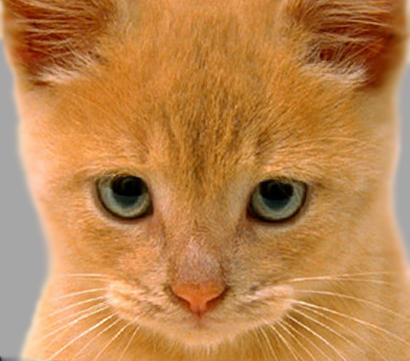
#> input picture cat.bmp, 410 x 361 px
$ python Project_2_Edge_Detection_Canny.py
#> lines starting #> are read from the running program, lines starting #| are printed output that depends on the picture; after the words box and inside, x2 and y2 are one past the last pixel; in counts of white or black regions, pixels touching at a corner belong together
#> in hybrid_image, cat_img is the input picture: shape (361, 410, 3); mean R, G, B 188.3, 132.5, 77.1
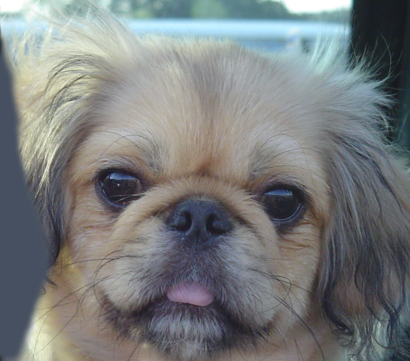
#> input picture dog.bmp, 410 x 361 px
#> in hybrid_image, dog_img is the input picture: shape (361, 410, 3); mean R, G, B 121.2, 124.5, 125
#| Cat image shape: (361, 410, 3)
#| Dog image shape: (361, 410, 3)
#| Cat image dtype: uint8
#| Dog image dtype: uint8
### Project_2_Hybrid_Img.py
import numpy as np
import matplotlib.image as mpimg
from PIL import Image
import matplotlib.pyplot as plt
import scipy
from scipy import ndimage
from scipy.ndimage import gaussian_filter
import cv2
import os

def create_hybrid_image(cat_img, dog_img, sigma_low=5, sigma_high=3, alpha=1.0):
    """
    Create a hybrid image using Gaussian filtering

    Parameters:
    - cat_img: Image to apply highpass filter (will show up close)
    - dog_img: Image to apply lowpass filter (will show up far away)
    - sigma_low: Standard deviation for lowpass Gaussian filter
    - sigma_high: Standard deviation for highpass Gaussian filter
    - alpha: Scaling factor for highpass component
    """
#> called with sigma_low = 8, sigma_high = 4, alpha = 1.5

    # Keep images in color - work with all channels
    cat_color = cat_img.copy()
    dog_color = dog_img.copy()

    # Ensure images are the same size
    if cat_color.shape[:2] != dog_color.shape[:2]:
        # Resize cat to match dog's dimensions
        cat_color = cv2.resize(cat_color, (dog_color.shape[1], dog_color.shape[0]))

    # Convert to float for processing
    cat_float = cat_color.astype(np.float32) / 255.0
    dog_float = dog_color.astype(np.float32) / 255.0

    # Process each color channel separately
    if len(cat_float.shape) == 3:  # Color image
        dog_lowpass = np.zeros_like(dog_float)
        cat_highpass = np.zeros_like(cat_float)

        for channel in range(3):  # RGB channels
            # LOWPASS FILTER (Dog image - appears at far viewing distance)
            dog_lowpass[:,:,channel] = gaussian_filter(dog_float[:,:,channel], sigma=sigma_low)

            # HIGHPASS FILTER (Cat image - appears at close viewing distance)
            cat_lowpass_channel = gaussian_filter(cat_float[:,:,channel], sigma=sigma_high)
            cat_highpass[:,:,channel] = cat_float[:,:,channel] - cat_lowpass_channel
#> this loop made 3 passes
#> pass 1, in create_hybrid_image, `cat_lowpass_channel = gaussian_filter(cat_float[:,:,channel], sigma=si..`:
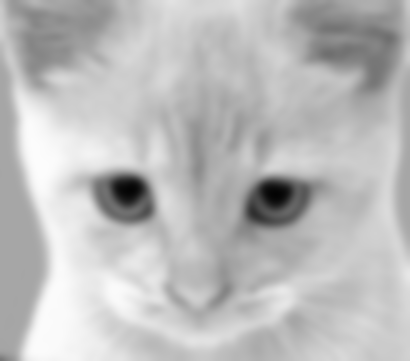
#> cat_lowpass_channel: shape (361, 410) float32; min 0.0144, max 0.991, mean 0.738
#> after the loop:
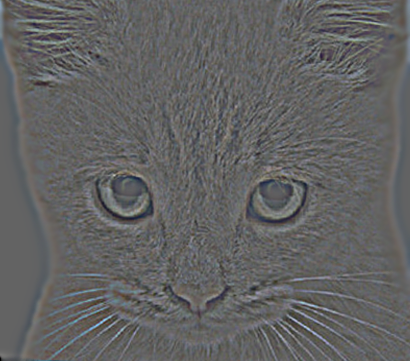
#> cat_highpass: shape (361, 410, 3) float32; mean R, G, B 1.01e-10, 2.31e-10, 5.66e-10; drawn with min black and max white
#> after the loop:
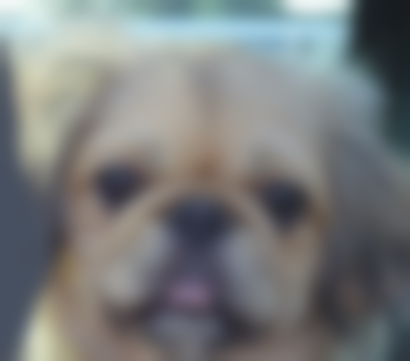
#> dog_lowpass: shape (361, 410, 3) float32; mean R, G, B 0.475, 0.488, 0.49
    else:  # Grayscale fallback
        dog_lowpass = gaussian_filter(dog_float, sigma=sigma_low)
        cat_lowpass = gaussian_filter(cat_float, sigma=sigma_high)
        cat_highpass = cat_float - cat_lowpass

    # Create hybrid image
    hybrid = dog_lowpass + alpha * cat_highpass

    # Clip values to valid range [0, 1]
    hybrid = np.clip(hybrid, 0, 1)

    return dog_lowpass, cat_highpass, hybrid

# Combined function to load images and create hybrid
def hybrid_image():
    try:
        # Import images from folder
        cat_img = mpimg.imread('cat.bmp')
        dog_img = mpimg.imread('dog.bmp')

        # Check if they loaded properly
        if cat_img is None or dog_img is None:
            raise ValueError("Images not loaded properly")

        # Display the original images to verify they loaded correctly
        fig, axes = plt.subplots(1, 2, figsize=(12, 6))

        # Display cat image in color
        axes[0].imshow(cat_img)
        axes[0].set_title('Original Cat Image')
        axes[0].axis('off')

        # Display dog image in color
        axes[1].imshow(dog_img)
        axes[1].set_title('Original Dog Image')
        axes[1].axis('off')

        plt.tight_layout()
        plt.show()

        # Print image information
        print(f"Cat image shape: {cat_img.shape}")
        print(f"Dog image shape: {dog_img.shape}")
        print(f"Cat image dtype: {cat_img.dtype}")
        print(f"Dog image dtype: {dog_img.dtype}")

        # Create hybrid image with different sigma values
        print("\nCreating hybrid image...")
        dog_low, cat_high, hybrid_result = create_hybrid_image(cat_img, dog_img,
                                                              sigma_low=8, sigma_high=4, alpha=1.5)

        # Display filtering results
        fig, axes = plt.subplots(2, 2, figsize=(12, 10))

        # Filtered components in color
        axes[0,0].imshow(dog_low)
        axes[0,0].set_title('Dog Lowpass Filter (σ=8)')
        axes[0,0].axis('off')

        # For highpass, normalize for better visibility
        cat_high_display = (cat_high + 0.5)  # Shift range for better display
        cat_high_display = np.clip(cat_high_display, 0, 1)
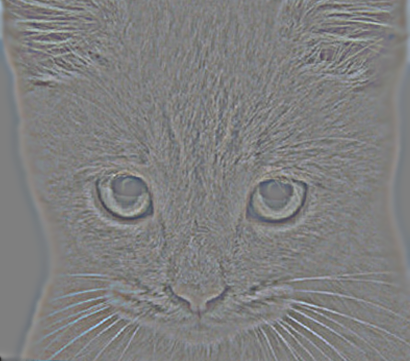
#> cat_high_display: shape (361, 410, 3) float32; mean R, G, B 0.5, 0.5, 0.5
        axes[0,1].imshow(cat_high_display)
        axes[0,1].set_title('Cat Highpass Filter (σ=4)')
        axes[0,1].axis('off')

        # Final hybrid image in color
        axes[1,0].imshow(hybrid_result)
        axes[1,0].set_title('Hybrid Image (View from far: Dog, View up close: Cat)')
        axes[1,0].axis('off')

        # Empty space for layout
        axes[1,1].axis('off')

        plt.tight_layout()
        plt.show()

        print("Hybrid image created successfully!")
        print(f"Dog lowpass shape: {dog_low.shape}")
#| Dog lowpass shape: (361, 410, 3)
        print(f"Cat highpass shape: {cat_high.shape}")
#| Cat highpass shape: (361, 410, 3)
        print(f"Hybrid image shape: {hybrid_result.shape}")
#| Hybrid image shape: (361, 410, 3)

        return cat_img, dog_img, hybrid_result

    except Exception as e:
        print(f"Error: {e}")
        return None, None, None
# Call the combined function
cat_image, dog_image, hybrid_image_result = hybrid_image()

# Show the hybrid image
if hybrid_image_result is not None:
    plt.figure(figsize=(8, 8))
    plt.imshow(hybrid_image_result)
    plt.title('Final Hybrid Image')
    plt.axis('off')
    plt.show()

### Project_2_Edge_Detection_Canny.py
# Canny Edge Detection Method
import cv2
import numpy as np
import matplotlib.pyplot as plt
from Project_2_Hybrid_Img import cat_image, dog_image, hybrid_image_result

def canny_edge_detection(img, image_name, low_threshold=50, high_threshold=150, sigma=1.0):
    """
    Apply Canny edge detection to an image

    Parameters:
    - img: Input image (color or grayscale)
    - image_name: Name for display purposes
    - low_threshold: Lower threshold for edge linking
    - high_threshold: Upper threshold for edge detection
    - sigma: Standard deviation for Gaussian blur

    Returns:
    - canny_edges: Canny edge detection result
    """
#> called with image_name = 'Cat', low_threshold = 50, high_threshold = 150, sigma = 1

    # Convert to grayscale for edge detection
    if len(img.shape) == 3:
        gray = cv2.cvtColor(img, cv2.COLOR_RGB2GRAY)
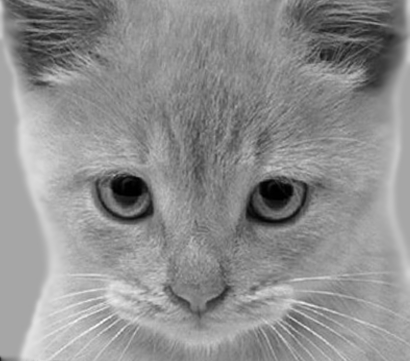
#> gray: shape (361, 410); min 0, max 252, mean 142.9
    else:
        gray = img.copy()

    # Convert to uint8 if it's not already (this fixes the hybrid image issue)
    if gray.dtype != np.uint8:
        # If it's float in range [0,1], scale to [0,255]
        if gray.max() <= 1.0:
            gray = (gray * 255).astype(np.uint8)
        else:
            # If it's float in range [0,255], just convert
            gray = gray.astype(np.uint8)

    # Apply Gaussian blur with specified sigma
    kernel_size = int(2 * np.ceil(2 * sigma) + 1)
    blurred = cv2.GaussianBlur(gray, (kernel_size, kernel_size), sigma)

    # Apply Canny edge detection
    canny_edges = cv2.Canny(blurred, low_threshold, high_threshold)
#> canny_edges: shape (361, 410); 4.4% white in thin lines or dots

    return canny_edges

# Apply Canny edge detection with different parameters
if cat_image is not None and dog_image is not None and hybrid_image_result is not None:

    # Apply Canny with different threshold values to show sensitivity
    # Standard parameters
    cat_canny_std = canny_edge_detection(cat_image, "Cat", 50, 150, 1.0)
    dog_canny_std = canny_edge_detection(dog_image, "Dog", 50, 150, 1.0)
#> in canny_edge_detection (call 2), `canny_edges = cv2.Canny(blurred, low_threshold, high_threshold)`: canny_edges: shape (361, 410); 2.8% white in thin lines or dots
    hybrid_canny_std = canny_edge_detection(hybrid_image_result, "Hybrid", 50, 150, 1.0)
#> in canny_edge_detection (call 3), `canny_edges = cv2.Canny(blurred, low_threshold, high_threshold)`: canny_edges: shape (361, 410); 8.6% white in thin lines or dots

    # Sensitive parameters (lower thresholds - more edges)
    cat_canny_sensitive = canny_edge_detection(cat_image, "Cat", 20, 80, 0.8)
#> in canny_edge_detection (call 4), `canny_edges = cv2.Canny(blurred, low_threshold, high_threshold)`: canny_edges: shape (361, 410); 18.6% white in thin lines or dots
    dog_canny_sensitive = canny_edge_detection(dog_image, "Dog", 20, 80, 0.8)
#> in canny_edge_detection (call 5), `canny_edges = cv2.Canny(blurred, low_threshold, high_threshold)`: canny_edges: shape (361, 410); 14.2% white in thin lines or dots
    hybrid_canny_sensitive = canny_edge_detection(hybrid_image_result, "Hybrid", 20, 80, 0.8)
#> in canny_edge_detection (call 6), `canny_edges = cv2.Canny(blurred, low_threshold, high_threshold)`: canny_edges: shape (361, 410); 25% white in thin lines or dots

    # Conservative parameters (higher thresholds - fewer edges)
    cat_canny_conservative = canny_edge_detection(cat_image, "Cat", 100, 200, 1.5)
#> in canny_edge_detection (call 7), `canny_edges = cv2.Canny(blurred, low_threshold, high_threshold)`: canny_edges: shape (361, 410); 0.51% white in thin lines or dots, all inside (x1, y1, x2, y2) = (38, 80, 310, 306)
    dog_canny_conservative = canny_edge_detection(dog_image, "Dog", 100, 200, 1.5)
#> in canny_edge_detection (call 8), `canny_edges = cv2.Canny(blurred, low_threshold, high_threshold)`: canny_edges: shape (361, 410); 0.35% white in thin lines or dots, all inside (x1, y1, x2, y2) = (25, 0, 353, 350)
    hybrid_canny_conservative = canny_edge_detection(hybrid_image_result, "Hybrid", 100, 200, 1.5)
#> in canny_edge_detection (call 9), `canny_edges = cv2.Canny(blurred, low_threshold, high_threshold)`:
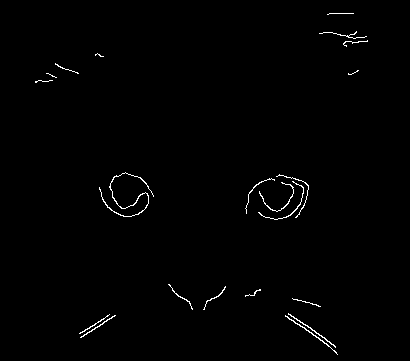
#> canny_edges: shape (361, 410); 0.8% white in thin lines or dots, all inside (x1, y1, x2, y2) = (35, 13, 368, 355)

    # Display results
    fig, axes = plt.subplots(3, 4, figsize=(16, 12))

    # Row 1: Cat image results
    axes[0,0].imshow(cat_image)
    axes[0,0].set_title('Original Cat')
    axes[0,0].axis('off')

    axes[0,1].imshow(cat_canny_sensitive, cmap='gray')
    axes[0,1].set_title('Cat Canny Sensitive\n(Low=20, High=80)')
    axes[0,1].axis('off')

    axes[0,2].imshow(cat_canny_std, cmap='gray')
    axes[0,2].set_title('Cat Canny Standard\n(Low=50, High=150)')
    axes[0,2].axis('off')

    axes[0,3].imshow(cat_canny_conservative, cmap='gray')
    axes[0,3].set_title('Cat Canny Conservative\n(Low=100, High=200)')
    axes[0,3].axis('off')

    # Row 2: Dog image results
    axes[1,0].imshow(dog_image)
    axes[1,0].set_title('Original Dog')
    axes[1,0].axis('off')

    axes[1,1].imshow(dog_canny_sensitive, cmap='gray')
    axes[1,1].set_title('Dog Canny Sensitive\n(Low=20, High=80)')
    axes[1,1].axis('off')

    axes[1,2].imshow(dog_canny_std, cmap='gray')
    axes[1,2].set_title('Dog Canny Standard\n(Low=50, High=150)')
    axes[1,2].axis('off')

    axes[1,3].imshow(dog_canny_conservative, cmap='gray')
    axes[1,3].set_title('Dog Canny Conservative\n(Low=100, High=200)')
    axes[1,3].axis('off')

    # Row 3: Hybrid image results
    axes[2,0].imshow(hybrid_image_result)
    axes[2,0].set_title('Original Hybrid')
    axes[2,0].axis('off')

    axes[2,1].imshow(hybrid_canny_sensitive, cmap='gray')
    axes[2,1].set_title('Hybrid Canny Sensitive\n(Low=20, High=80)')
    axes[2,1].axis('off')

    axes[2,2].imshow(hybrid_canny_std, cmap='gray')
    axes[2,2].set_title('Hybrid Canny Standard\n(Low=50, High=150)')
    axes[2,2].axis('off')

    axes[2,3].imshow(hybrid_canny_conservative, cmap='gray')
    axes[2,3].set_title('Hybrid Canny Conservative\n(Low=100, High=200)')
    axes[2,3].axis('off')

    plt.tight_layout()
    plt.show()

    print("Canny edge detection completed!")
    print("Sensitive: Detects more edges (lower thresholds)")
    print("Standard: Balanced edge detection")
    print("Conservative: Detects only strong edges (higher thresholds)")
    print("Canny uses hysteresis thresholding for clean, connected edges")

else:
    print("Error: Images not available for edge detection")
